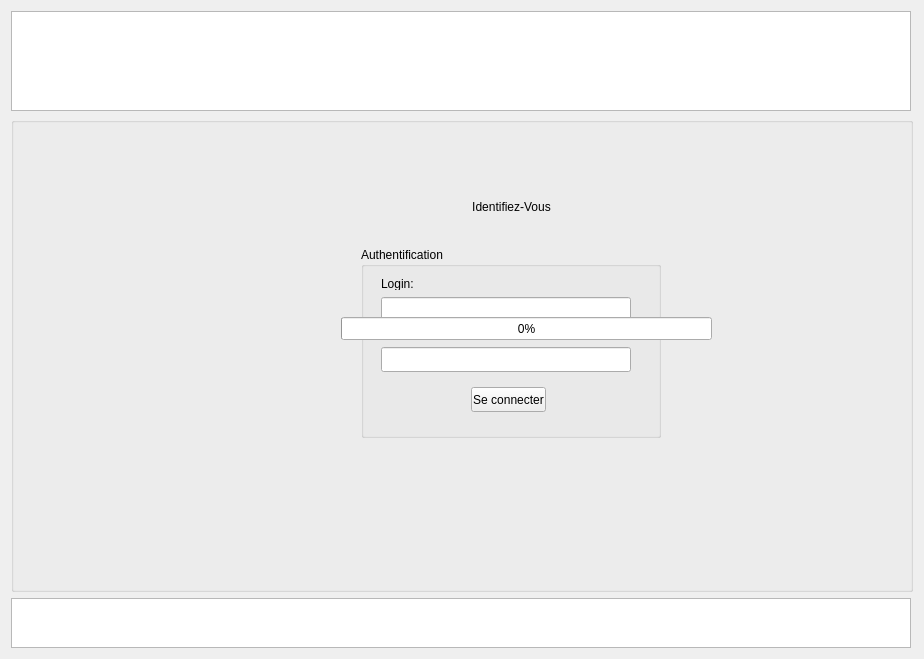
<?xml version="1.0" encoding="UTF-8"?>
<ui version="4.0">
 <class>MainWindow</class>
 <widget class="QMainWindow" name="MainWindow">
  <property name="geometry">
   <rect>
    <x>0</x>
    <y>0</y>
    <width>920</width>
    <height>655</height>
   </rect>
  </property>
  <property name="windowTitle">
   <string>Smart-Stock</string>
  </property>
  <property name="dockNestingEnabled">
   <bool>false</bool>
  </property>
  <widget class="QWidget" name="centralWidget">
   <layout class="QGridLayout" name="gridLayout">
    <item row="2" column="0">
     <widget class="QGraphicsView" name="footer">
      <property name="minimumSize">
       <size>
        <width>900</width>
        <height>50</height>
       </size>
      </property>
      <property name="maximumSize">
       <size>
        <width>900</width>
        <height>50</height>
       </size>
      </property>
     </widget>
    </item>
    <item row="0" column="0">
     <widget class="QGraphicsView" name="header">
      <property name="minimumSize">
       <size>
        <width>900</width>
        <height>100</height>
       </size>
      </property>
      <property name="maximumSize">
       <size>
        <width>900</width>
        <height>100</height>
       </size>
      </property>
     </widget>
    </item>
    <item row="1" column="0">
     <widget class="QGroupBox" name="groupBox">
      <property name="minimumSize">
       <size>
        <width>902</width>
        <height>475</height>
       </size>
      </property>
      <property name="maximumSize">
       <size>
        <width>902</width>
        <height>475</height>
       </size>
      </property>
      <property name="title">
       <string/>
      </property>
      <widget class="QGroupBox" name="groupBox_Authentification">
       <property name="geometry">
        <rect>
         <x>350</x>
         <y>130</y>
         <width>300</width>
         <height>191</height>
        </rect>
       </property>
       <property name="title">
        <string>Authentification</string>
       </property>
       <widget class="QLineEdit" name="lineEdit_Login">
        <property name="geometry">
         <rect>
          <x>20</x>
          <y>50</y>
          <width>250</width>
          <height>25</height>
         </rect>
        </property>
       </widget>
       <widget class="QLineEdit" name="lineEdit_Password">
        <property name="geometry">
         <rect>
          <x>20</x>
          <y>100</y>
          <width>250</width>
          <height>25</height>
         </rect>
        </property>
       </widget>
       <widget class="QLabel" name="label_Login">
        <property name="geometry">
         <rect>
          <x>20</x>
          <y>30</y>
          <width>100</width>
          <height>13</height>
         </rect>
        </property>
        <property name="text">
         <string>Login:</string>
        </property>
       </widget>
       <widget class="QLabel" name="label_Password">
        <property name="geometry">
         <rect>
          <x>20</x>
          <y>80</y>
          <width>100</width>
          <height>13</height>
         </rect>
        </property>
        <property name="text">
         <string>Mot de passe:</string>
        </property>
       </widget>
       <widget class="QPushButton" name="pushButton_Connexion">
        <property name="geometry">
         <rect>
          <x>110</x>
          <y>140</y>
          <width>75</width>
          <height>25</height>
         </rect>
        </property>
        <property name="text">
         <string>Se connecter</string>
        </property>
       </widget>
      </widget>
      <widget class="QProgressBar" name="progressBar">
       <property name="geometry">
        <rect>
         <x>330</x>
         <y>200</y>
         <width>371</width>
         <height>23</height>
        </rect>
       </property>
       <property name="value">
        <number>0</number>
       </property>
      </widget>
      <widget class="QLabel" name="label_Erreur">
       <property name="geometry">
        <rect>
         <x>350</x>
         <y>80</y>
         <width>301</width>
         <height>20</height>
        </rect>
       </property>
       <property name="text">
        <string>Identifiez-Vous</string>
       </property>
       <property name="alignment">
        <set>Qt::AlignCenter</set>
       </property>
      </widget>
     </widget>
    </item>
   </layout>
  </widget>
 </widget>
 <layoutdefault spacing="6" margin="11"/>
 <resources/>
 <connections/>
</ui>
